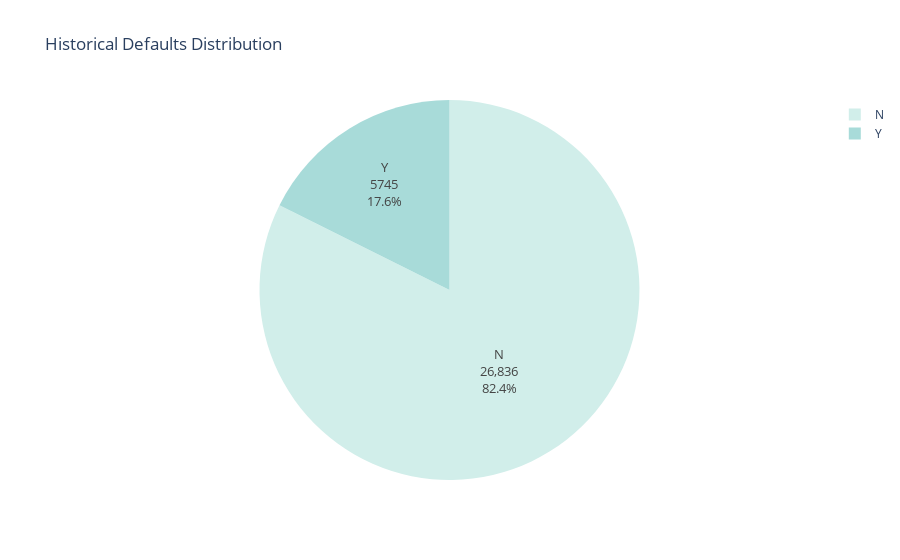

This figure's notebook cell:
### Markdown cell above
The data displayed obviously does not make sense, a persons age is usuallt between years 0 to 100. Therefore during the data trimming process, we will be dealing with these weird outliers that a values of more than 100 years.

### Code cell
# Get value counts for 'loan_grade'
level_counts = data.cb_person_default_on_file.value_counts()

# Create the pie chart
fig = px.pie(
    values=level_counts.values,
    names=level_counts.index,
    color_discrete_sequence=px.colors.sequential.Teal,  # Fixed color sequence
    title='Historical Defaults Distribution'
)

# Update the traces to add text information and styling
fig.update_traces(
    textinfo='label+percent+value',  # Show label, percentage, and value
    textfont_size=13,  # Set font size for text
    marker=dict(
        line=dict(color='gray', width=0)  # Set border color and width
    )
)

# Show the plot
fig.show()

### Figure 1 — Plotly figure (JSON) as saved in the notebook; plotly's stock layout.template omitted (floating-point values rounded to 4 significant figures)
{"data": [{"domain": {"x": [0, 1], "y": [0, 1]}, "hovertemplate": "label=%{label}<br>value=%{value}<extra></extra>", "labels": ["N", "Y"], "legendgroup": "", "marker": {"line": {"color": "gray", "width": 0}}, "name": "", "showlegend": true, "textfont": {"size": 13}, "textinfo": "label+percent+value", "type": "pie", "values": [26836, 5745]}], "layout": {"legend": {"tracegroupgap": 0}, "piecolorway": ["rgb(209, 238, 234)", "rgb(168, 219, 217)", "rgb(133, 196, 201)", "rgb(104, 171, 184)", "rgb(79, 144, 166)", "rgb(59, 115, 143)", "rgb(42, 86, 116)"], "title": {"text": "Historical Defaults Distribution"}}}
